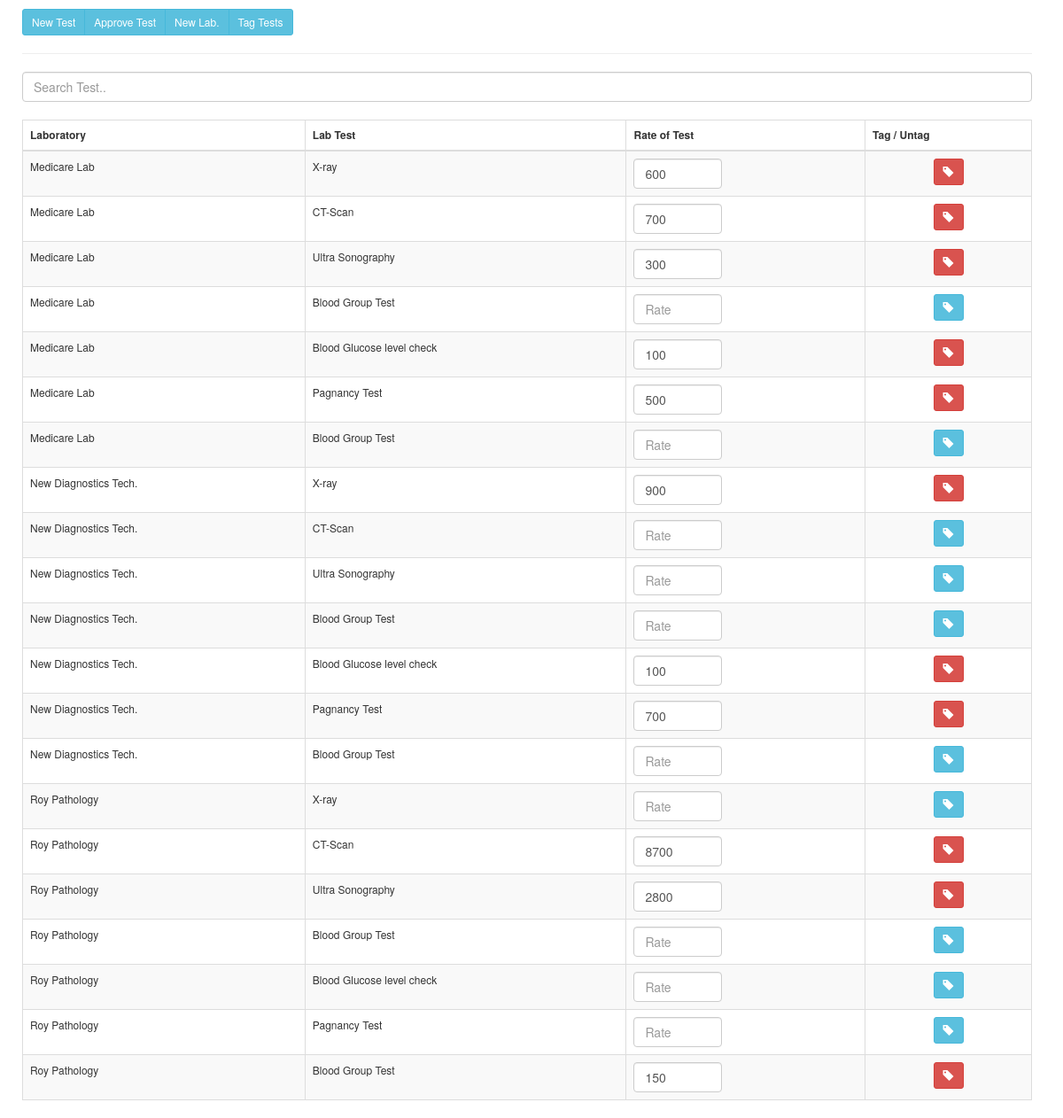
The page /master/labs/tagtests.php (signed in) on the database its author committed.
### tables this page shows
CREATE TABLE `d_labs` (
  `id` int(11) NOT NULL,
  `lab_id` varchar(45) DEFAULT NULL,
  `lab_name` varchar(500) DEFAULT NULL,
  `lab_address` varchar(500) DEFAULT NULL,
  `lab_contact` varchar(45) DEFAULT NULL,
  `lab_area_pin` varchar(45) DEFAULT NULL,
  `lab_doctor` varchar(500) DEFAULT NULL,
  `opening_time` time DEFAULT NULL,
  `closing_time` time DEFAULT NULL,
  `sunday_open` varchar(45) DEFAULT NULL,
  `monday_open` varchar(45) DEFAULT NULL,
  `tuesday_open` varchar(45) DEFAULT NULL,
  `wednesday_open` varchar(45) DEFAULT NULL,
  `thursday_open` varchar(45) DEFAULT NULL,
  `friday_open` varchar(45) DEFAULT NULL,
  `saturday_open` varchar(45) DEFAULT NULL,
  `record_status` varchar(45) DEFAULT NULL,
  `record_created_on` datetime DEFAULT NULL,
  `record_updated_on` datetime DEFAULT NULL,
  `d_labscol` varchar(45) DEFAULT NULL
);

CREATE TABLE `d_lab_tests` (
  `id` int(11) NOT NULL,
  `test_code` varchar(45) DEFAULT NULL,
  `test_name` varchar(500) DEFAULT NULL,
  `test_description` varchar(1000) DEFAULT NULL,
  `test_catagory` varchar(500) DEFAULT NULL,
  `test_added_by` varchar(500) DEFAULT NULL,
  `test_approved` varchar(40) DEFAULT NULL,
  `test_approved_by` varchar(45) DEFAULT NULL,
  `record_status` varchar(45) DEFAULT NULL,
  `record_created_on` datetime DEFAULT NULL,
  `record_updated_on` datetime DEFAULT NULL
);

CREATE TABLE `lab_test_mapping` (
  `id` int(11) NOT NULL,
  `lab_id` varchar(45) DEFAULT NULL,
  `test_id` varchar(45) DEFAULT NULL,
  `test_rate` varchar(45) DEFAULT NULL,
  `record_status` varchar(45) DEFAULT NULL,
  `record_created_on` datetime DEFAULT NULL,
  `record_updated_on` datetime DEFAULT NULL
);

### master/labs/tagtests.php (the view, shortened to what this page needs)
<!DOCTYPE html>
<?php
include_once '../../config.php';
$uid=$_SESSION['loginid'];
$roleck= mysqli_query($conn, "select user_role_code from d_user_role where user_id='$uid' and record_status='A'");
$roleckr=  mysqli_fetch_array($roleck);
$rolecd= $roleckr['user_role_code'];
?>
<html lang="en" >
<head>
  <link rel='stylesheet' href='../../bootstrap/bootstrap-3.3.7-dist/css/bootstrap.min.css'>
  <link rel='stylesheet' href='../../css/page_style.css'>
</head>
<body>
    <div class='container'>
            <div class='btn-group btn-group-sm'>
                <a class='btn btn-info' role='button' href="addtest.php">New Test</a>
                <?php
                if($rolecd=="1001")
                {
                ?>
                <a class='btn btn-info' role='button' href="approvetest.php">Approve Test</a>
                <a class='btn btn-info' role='button' href="addlab.php">New Lab.</a>
                <?php } ?>
                <a class='btn btn-info' role='button' href="tagtests.php">Tag Tests</a>
            </div><hr>
    <div class="row">
                <div class='col-lg-12'>
                    <?php
                    $sql="";
                    if($rolecd=="1001")
                    {
                        $sql="SELECT `d_labs`.`id`,
    `d_labs`.`lab_id`,
    `d_labs`.`lab_name`,
    `d_labs`.`lab_address`,
    `d_labs`.`lab_area_pin`,
    `d_labs`.`lab_doctor`,
    `d_labs`.`opening_time`,
    `d_labs`.`closing_time`,
    `d_labs`.`sunday_open`,
    `d_labs`.`monday_open`,
    `d_labs`.`tuesday_open`,
    `d_labs`.`wednesday_open`,
    `d_labs`.`thursday_open`,
    `d_labs`.`friday_open`,
    `d_labs`.`saturday_open`
FROM `d_labs` where record_status='A'";
                    }
                    $labss=  mysqli_query($conn, $sql);
                    if(mysqli_num_rows($labss)>0)
                    {
                    ?>
                    <input type="text" class="form-control" id="srchtest" placeholder="Search Test.."><br>
                    <table class="table table-bordered table-striped table-hover " style="font-size: 12px">
                        <thead>
                            <tr>
                                <th>Laboratory</th>
                                <th>Lab Test</th>
                                <th>Rate of Test</th>
                                <th>Tag / Untag</th>
                            </tr>
                        </thead>
                        <tbody id="testtable">
                    <?php
                    while($labsr=  mysqli_fetch_array($labss))
                    {
                        $sql2="SELECT `d_lab_tests`.`id`,
                            `d_lab_tests`.`test_code`,
                            `d_lab_tests`.`test_name`,
                            `d_lab_tests`.`test_catagory`,
                            `d_lab_tests`.`test_description`,
                            `d_lab_tests`.`test_added_by`,
                            `d_lab_tests`.`test_approved`,
                            `d_lab_tests`.`test_approved_by`
                        FROM `d_lab_tests` where record_status='A' and test_approved='Y'";
                        $tests=  mysqli_query($conn, $sql2);
                    if(mysqli_num_rows($tests)>0)
                    {
                     while($testsr=  mysqli_fetch_array($tests))
                    {   $tagerate='0';
                         $testcd=$testsr['test_code'];
                         $labcd=$labsr['lab_id'];
                         $cktag=mysqli_query($conn,"SELECT `lab_test_mapping`.`id`,
                                `lab_test_mapping`.`test_rate`
                            FROM `lab_test_mapping` where record_status='A' and lab_id='$labcd' and test_id='$testcd'");
                         $ck=  mysqli_num_rows($cktag);
                         if($ck>0)
                         {$ckr=  mysqli_fetch_array($cktag);
                         $tagerate=$ckr['test_rate'];}
                         ?>
                            <tr>
                            <td>
                                <?php echo $labsr['lab_name']; ?>
                            </td>
                            <td>
                                <?php echo $testsr['test_name']; ?>
                            </td>
                            <td>
                                <input type="number" class="form-control" id="rate_<?php echo $labsr['lab_id'].$testsr['test_code']; ?>" placeholder="Rate" style="max-width: 100px" <?php if($tagerate!='0') {echo "value='".$tagerate."'";} ?>>
                            </td>
                            <td align="center">
                            <?php
                            if($ck>0)
                            {
                            ?>    <a id="btn_<?php echo $labsr['lab_id'].$testsr['test_code']; ?>" href="#" class="btn btn-sm btn-danger" role="button" onclick="untag('<?php echo $labsr['lab_id']; ?>','<?php echo $testsr['test_code']; ?>')"><i class="glyphicon glyphicon-tag"></i></a>
                            <?php
                            } else{ ?>
                                <a id="btn_<?php echo $labsr['lab_id'].$testsr['test_code']; ?>" href="#" class="btn btn-sm btn-info" role="button" onclick="taguntag('<?php echo $labsr['lab_id']; ?>','<?php echo $testsr['test_code']; ?>')"><i class="glyphicon glyphicon-tag"></i></a>
                            <?php }?>
                            </td>
                        </tr>
                    <?php }}}} ?>
                            </tbody>
                    </table>
                </div>
            </div>
    </div>
    </body>
</html>

### master/labs/tagtests.php (style rules this page uses)
html { padding-top: 10px; padding-right: 10px; font-family: "calibri"; }

### rows shown on the page
d_labs: lab_name "Medicare Lab"
d_lab_tests: test_name "X-ray", test_rate "600", test_rate "900"
d_lab_tests: test_name "CT-Scan", test_rate "700", test_rate "8700"
d_lab_tests: test_name "Ultra Sonography", test_rate "300", test_rate "2800"
d_lab_tests: test_name "Blood Group Test"
d_lab_tests: test_name "Blood Glucose level check", test_rate "100"
d_lab_tests: test_name "Pagnancy Test", test_rate "500", test_rate "700"
d_lab_tests: test_name "Blood Group Test", test_rate "150"
d_labs: lab_name "New Diagnostics Tech."
d_labs: lab_name "Roy Pathology"
